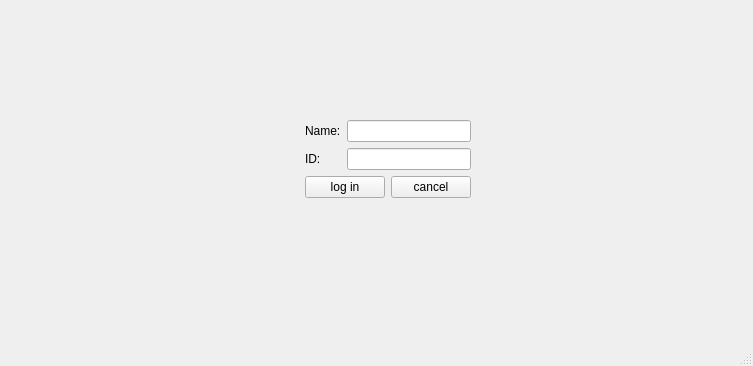
<?xml version="1.0" encoding="UTF-8"?>
<ui version="4.0">
 <class>GUI_course</class>
 <widget class="QMainWindow" name="GUI_course">
  <property name="geometry">
   <rect>
    <x>0</x>
    <y>0</y>
    <width>753</width>
    <height>366</height>
   </rect>
  </property>
  <property name="windowTitle">
   <string>GUI_course</string>
  </property>
  <widget class="QWidget" name="centralwidget">
   <widget class="QWidget" name="layoutWidget">
    <property name="geometry">
     <rect>
      <x>240</x>
      <y>70</y>
      <width>295</width>
      <height>177</height>
     </rect>
    </property>
    <layout class="QGridLayout" name="gridLayout">
     <item row="0" column="1">
      <spacer name="verticalSpacer">
       <property name="orientation">
        <enum>Qt::Vertical</enum>
       </property>
       <property name="sizeHint" stdset="0">
        <size>
         <width>20</width>
         <height>40</height>
        </size>
       </property>
      </spacer>
     </item>
     <item row="1" column="0">
      <spacer name="horizontalSpacer">
       <property name="orientation">
        <enum>Qt::Horizontal</enum>
       </property>
       <property name="sizeHint" stdset="0">
        <size>
         <width>40</width>
         <height>20</height>
        </size>
       </property>
      </spacer>
     </item>
     <item row="1" column="1">
      <layout class="QVBoxLayout" name="verticalLayout_4">
       <item>
        <layout class="QHBoxLayout" name="horizontalLayout">
         <item>
          <layout class="QVBoxLayout" name="verticalLayout_3">
           <item>
            <widget class="QLabel" name="label_stu_id">
             <property name="text">
              <string>Name:</string>
             </property>
            </widget>
           </item>
           <item>
            <widget class="QLabel" name="label_pass_wd">
             <property name="text">
              <string>ID:</string>
             </property>
            </widget>
           </item>
          </layout>
         </item>
         <item>
          <layout class="QVBoxLayout" name="verticalLayout">
           <item>
            <widget class="QLineEdit" name="lineEdit_pass_wd"/>
           </item>
           <item>
            <widget class="QLineEdit" name="lineEdit_stu_id">
             <property name="text">
              <string/>
             </property>
            </widget>
           </item>
          </layout>
         </item>
        </layout>
       </item>
       <item>
        <layout class="QHBoxLayout" name="horizontalLayout_2">
         <item>
          <widget class="QPushButton" name="btn_log">
           <property name="text">
            <string>log in</string>
           </property>
          </widget>
         </item>
         <item>
          <widget class="QPushButton" name="btn_cancel">
           <property name="text">
            <string>cancel</string>
           </property>
          </widget>
         </item>
        </layout>
       </item>
      </layout>
     </item>
     <item row="1" column="2">
      <spacer name="horizontalSpacer_2">
       <property name="orientation">
        <enum>Qt::Horizontal</enum>
       </property>
       <property name="sizeHint" stdset="0">
        <size>
         <width>40</width>
         <height>20</height>
        </size>
       </property>
      </spacer>
     </item>
     <item row="2" column="1">
      <spacer name="verticalSpacer_2">
       <property name="orientation">
        <enum>Qt::Vertical</enum>
       </property>
       <property name="sizeHint" stdset="0">
        <size>
         <width>20</width>
         <height>40</height>
        </size>
       </property>
      </spacer>
     </item>
    </layout>
   </widget>
  </widget>
  <widget class="QMenuBar" name="menubar">
   <property name="geometry">
    <rect>
     <x>0</x>
     <y>0</y>
     <width>753</width>
     <height>22</height>
    </rect>
   </property>
  </widget>
  <widget class="QStatusBar" name="statusbar"/>
 </widget>
 <resources/>
 <connections/>
</ui>
